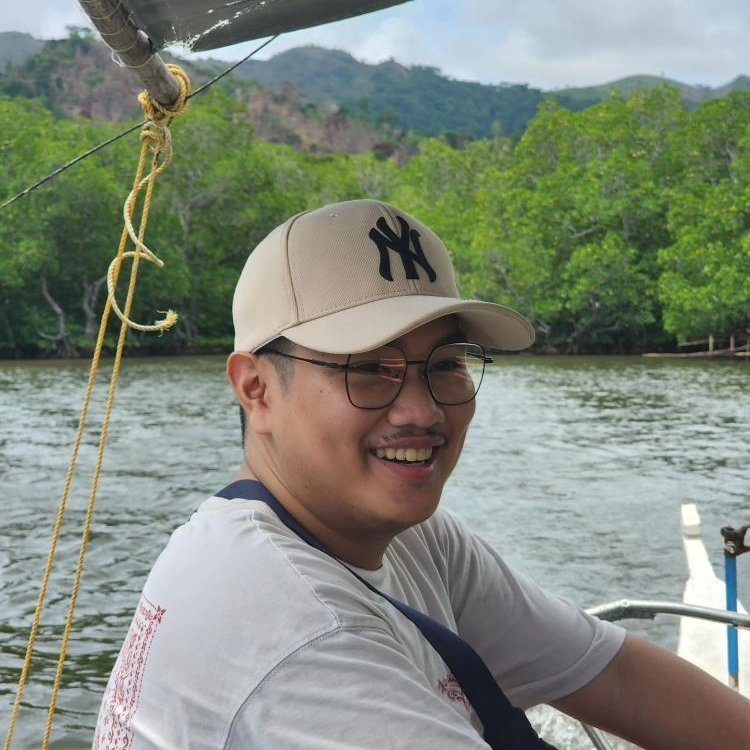
#> input picture nioshiii.jpg, 750 x 750 px
$ python test.py
#> lines starting #> are read from the running program, lines starting #| are printed output that depends on the picture
import cv2

import numpy as np


def center_spectrum(img):

    f = np.fft.fft2(img)

    fshift = np.fft.fftshift(f)

    magnitude_spectrum = 20 * np.log(np.abs(fshift))

    return magnitude_spectrum


# Load image

image = cv2.imread("nioshiii.jpg", cv2.IMREAD_GRAYSCALE)
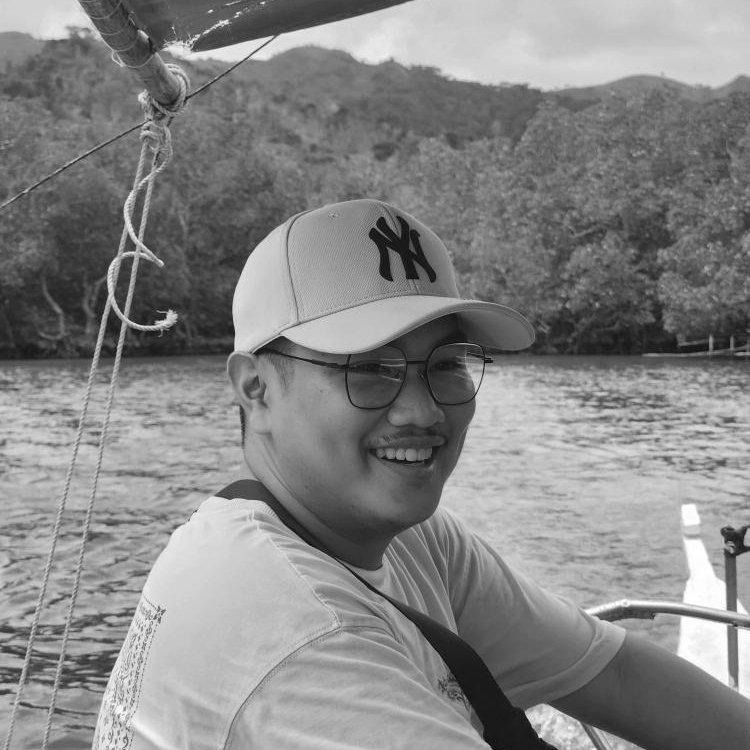
#> image: shape (750, 750); min 0, max 255, mean 133.5
if image is None:
    print("Error: Image not found or unable to load.")
    exit()


# Calculate centered frequency spectrum

centered_spectrum = center_spectrum(image)
#> in center_spectrum, `magnitude_spectrum = 20 * np.log(np.abs(fshift))`:
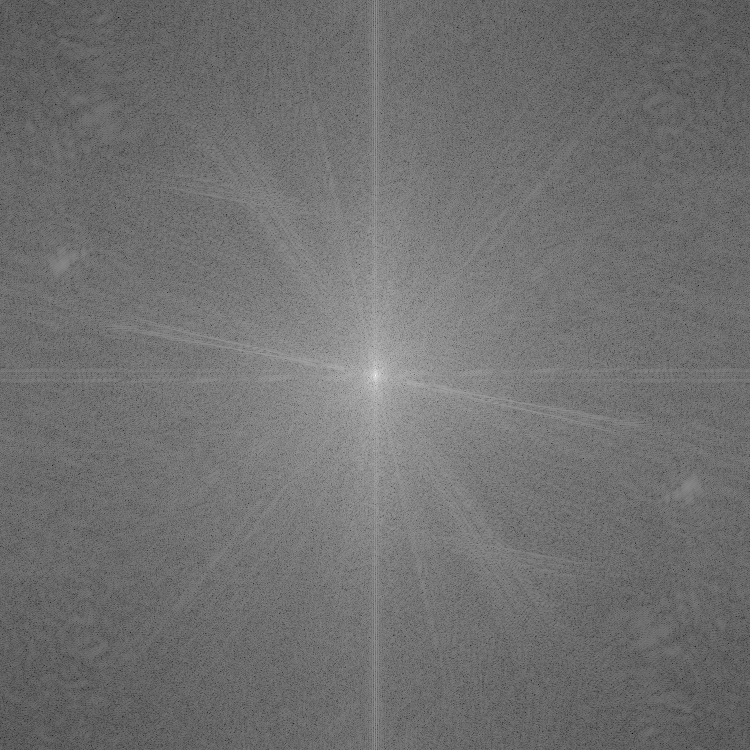
#> magnitude_spectrum: shape (750, 750) float64; min 2.19, max 362.7, mean 161.5; drawn with min black and max white


# Display the spectrum (adjust scaling as needed)

# Scale the centered spectrum for better visibility
scaled_spectrum = cv2.normalize(centered_spectrum, None, 0, 255, cv2.NORM_MINMAX)
scaled_spectrum = np.uint8(scaled_spectrum)

cv2.imshow('Centered Spectrum', scaled_spectrum)


cv2.waitKey(0)

cv2.destroyAllWindows()

$ run again, with cancercell.jpg copied over nioshiii.jpg
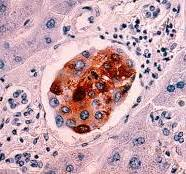
#> input picture cancercell.jpg, 186 x 174 px
#> `image = cv2.imread("nioshiii.jpg", cv2.IMREAD_GRAYSCALE)`:
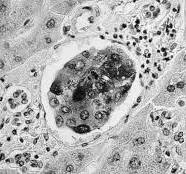
#> image: shape (174, 186); min 0, max 255, mean 174.4
#> in center_spectrum, `magnitude_spectrum = 20 * np.log(np.abs(fshift))`:
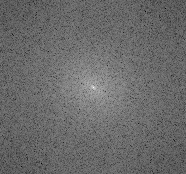
#> magnitude_spectrum: shape (174, 186) float64; min 59.4, max 310.9, mean 164.6; drawn with min black and max white
